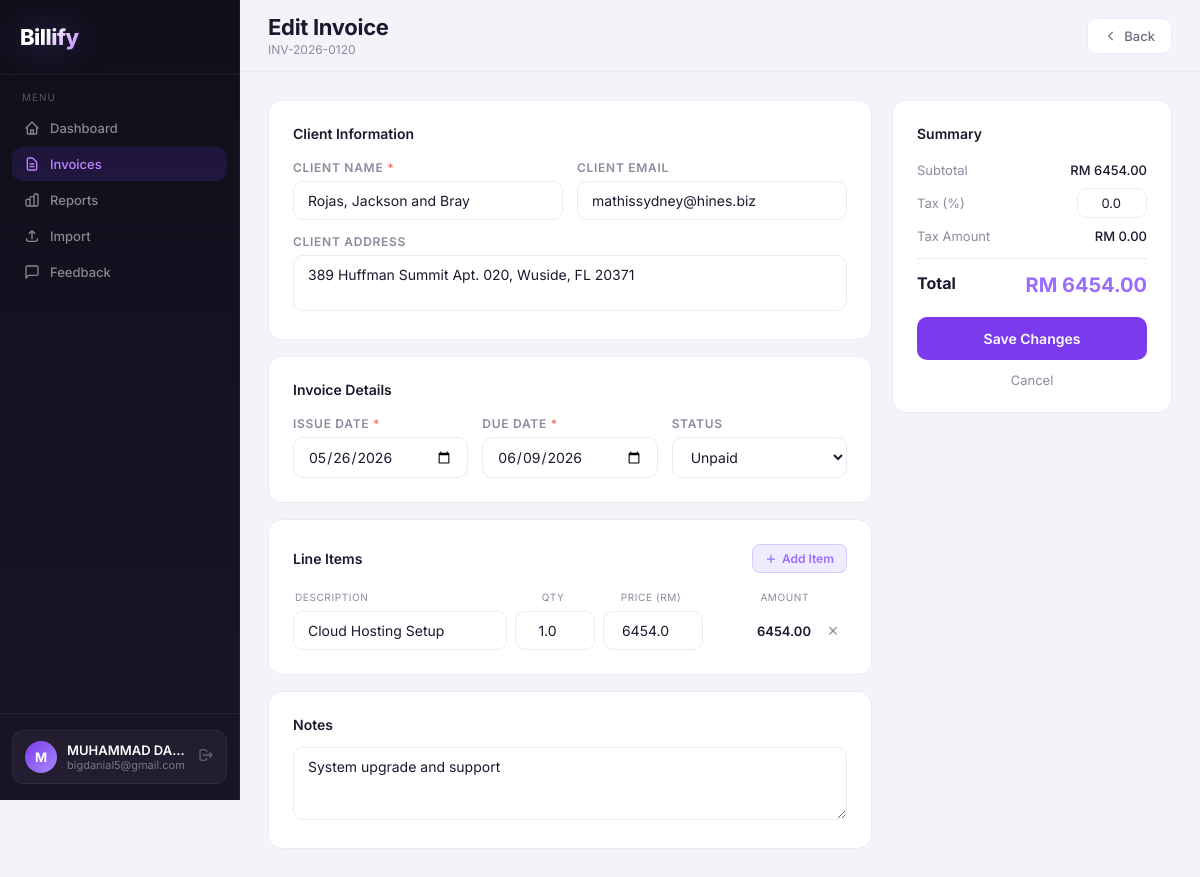
The page /invoices/120/edit (signed in) on the database as committed earlier.
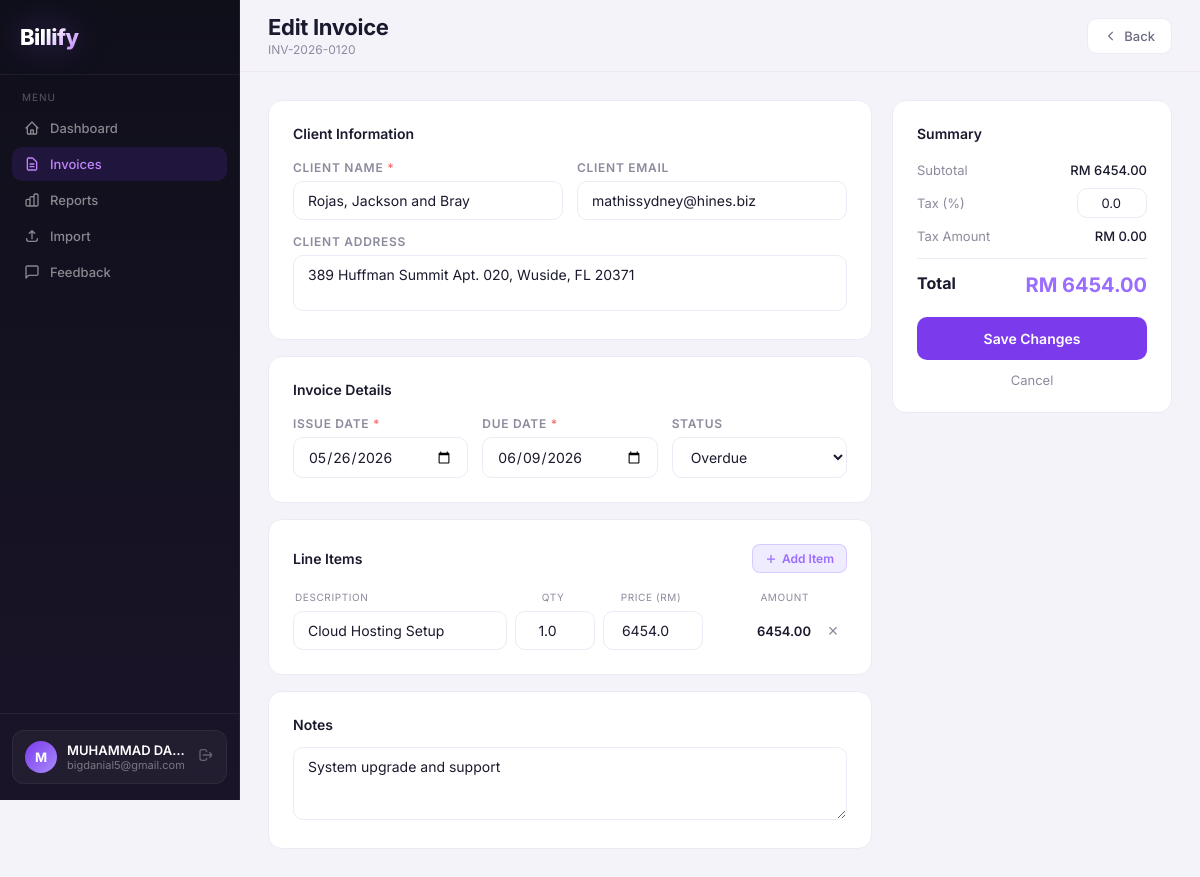
The same page on the database as committed later.
### app.py (models this page shows)
class Invoice(db.Model):
    id = db.Column(db.Integer, primary_key=True)
    invoice_number = db.Column(db.String(20), unique=True, nullable=False)
    client_name = db.Column(db.String(100), nullable=False)
    client_email = db.Column(db.String(120))
    client_address = db.Column(db.Text)
    issue_date = db.Column(db.Date, nullable=False, default=date.today)
    due_date = db.Column(db.Date, nullable=False)
    status = db.Column(db.String(20), default='Draft')
    subtotal = db.Column(db.Float, default=0.0)
    tax_percent = db.Column(db.Float, default=0.0)
    tax_amount = db.Column(db.Float, default=0.0)
    total = db.Column(db.Float, default=0.0)
    notes = db.Column(db.Text)
    user_id = db.Column(db.Integer, db.ForeignKey('user.id'), nullable=False)
    created_at = db.Column(db.DateTime, default=datetime.utcnow)
    items = db.relationship('InvoiceItem', backref='invoice', lazy=True, cascade='all, delete-orphan')

### app.py (the view, shortened to what this page needs)
@app.route('/invoices/<int:id>/edit', methods=['GET', 'POST'])
@login_required
def edit_invoice(id):
    inv = Invoice.query.filter_by(id=id, user_id=current_user.id).first_or_404()
    return render_template('invoice_form.html', invoice=inv, today=date.today().isoformat())

### app.py (called while the page is built)
@app.after_request
def add_security_headers(response):
    response.headers['X-Content-Type-Options'] = 'nosniff'
    response.headers['X-Frame-Options'] = 'SAMEORIGIN'
    response.headers['X-XSS-Protection'] = '1; mode=block'
    response.headers['Referrer-Policy'] = 'strict-origin-when-cross-origin'
    return response

@login_manager.user_loader
def load_user(user_id):
    return User.query.get(int(user_id))

### templates/invoice_form.html (shortened to what the changed rows need)
{% extends 'base.html' %}
{% block page_title %}{% if invoice %}Edit Invoice{% else %}New Invoice{% endif %}{% endblock %}
{% block page_subtitle %}{% if invoice %}{{ invoice.invoice_number }}{% else %}Fill in the details below{% endif %}{% endblock %}
{% block content %}
<form method="POST" id="invoiceForm">
<div style="display:grid;grid-template-columns:1fr 280px;gap:20px;" class="fade-up fade-up-1">
  <div style="display:flex;flex-direction:column;gap:16px;">
    <div class="card" style="padding:24px;">
      <div style="display:grid;grid-template-columns:1fr 1fr;gap:14px;">
        <div>
          <label>Client Name <span style="color:#f87171;">*</span></label>
          <input type="text" name="client_name" required value="{{ invoice.client_name if invoice else '' }}" placeholder="Company or person name"/>
        </div>
        <div>
          <label>Client Email</label>
          <input type="email" name="client_email" value="{{ invoice.client_email if invoice else '' }}" placeholder="client@company.com"/>
        </div>
        <div style="grid-column:span 2;">
          <label>Client Address</label>
          <textarea name="client_address" rows="2" placeholder="Street, City, State, Postcode" style="resize:none;">{{ invoice.client_address if invoice else '' }}</textarea>
        </div>
      </div>
    </div>
    <div class="card" style="padding:24px;">
      <div style="display:grid;grid-template-columns:1fr 1fr 1fr;gap:14px;">
        <div>
          <label>Issue Date <span style="color:#f87171;">*</span></label>
          <input type="date" name="issue_date" required value="{{ invoice.issue_date.isoformat() if invoice else today }}"/>
        </div>
        <div>
          <label>Due Date <span style="color:#f87171;">*</span></label>
          <input type="date" name="due_date" required value="{{ invoice.due_date.isoformat() if invoice else '' }}"/>
        </div>
        <div>
          <label>Status</label>
          <select name="status">
            {% for s in ['Draft','Unpaid','Paid','Overdue'] %}
            <option value="{{ s }}" {% if invoice and invoice.status == s %}selected{% elif not invoice and s == 'Draft' %}selected{% endif %}>{{ s }}</option>
            {% endfor %}
          </select>
        </div>
      </div>
    </div>
    <div class="card" style="padding:24px;">
      <div style="font-size:14px;font-weight:600;color:var(--text);margin-bottom:14px;">Notes</div>
      <textarea name="notes" rows="3" placeholder="Payment terms, bank details, or any additional notes..." style="resize:vertical;">{{ invoice.notes if invoice else '' }}</textarea>
    </div>
  </div>
  <div>
    <div class="card" style="padding:24px;position:sticky;top:80px;">
      <div style="display:flex;justify-content:space-between;align-items:center;font-size:13px;margin-bottom:10px;">
        <span style="color:var(--muted);">Tax (%)</span>
        <input type="number" name="tax_percent" id="taxPercent" min="0" max="100" step="0.1" value="{{ invoice.tax_percent if invoice else 0 }}" style="width:70px;text-align:right;padding:6px 10px;font-size:13px;"/>
      </div>
    </div>
  </div>
</div>
</form>
{% endblock %}

Rows that differ between the two databases and show on the page:
changed Invoice "Rojas, Jackson and Bray": status "Unpaid" → "Overdue"
